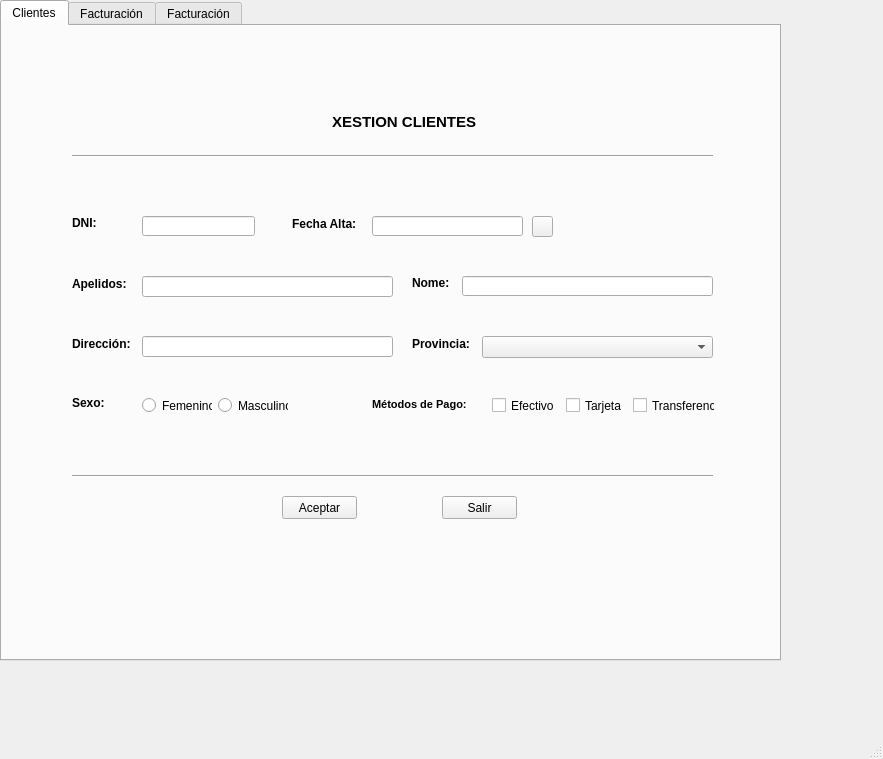
<?xml version="1.0" encoding="UTF-8"?>
<ui version="4.0">
 <class>MainWindow</class>
 <widget class="QMainWindow" name="MainWindow">
  <property name="geometry">
   <rect>
    <x>0</x>
    <y>0</y>
    <width>883</width>
    <height>759</height>
   </rect>
  </property>
  <property name="windowTitle">
   <string>MainWindow</string>
  </property>
  <widget class="QWidget" name="centralwidget">
   <widget class="QTabWidget" name="tabWidget">
    <property name="geometry">
     <rect>
      <x>0</x>
      <y>0</y>
      <width>781</width>
      <height>661</height>
     </rect>
    </property>
    <property name="currentIndex">
     <number>0</number>
    </property>
    <widget class="QWidget" name="tab">
     <attribute name="title">
      <string>Clientes</string>
     </attribute>
     <widget class="QLabel" name="lblApelido">
      <property name="geometry">
       <rect>
        <x>70</x>
        <y>250</y>
        <width>61</width>
        <height>16</height>
       </rect>
      </property>
      <property name="font">
       <font>
        <pointsize>9</pointsize>
        <weight>75</weight>
        <bold>true</bold>
       </font>
      </property>
      <property name="text">
       <string>Apelidos:</string>
      </property>
     </widget>
     <widget class="QLabel" name="label_2">
      <property name="geometry">
       <rect>
        <x>410</x>
        <y>310</y>
        <width>71</width>
        <height>16</height>
       </rect>
      </property>
      <property name="font">
       <font>
        <pointsize>9</pointsize>
        <weight>75</weight>
        <bold>true</bold>
       </font>
      </property>
      <property name="text">
       <string>Provincia:</string>
      </property>
     </widget>
     <widget class="QWidget" name="layoutWidget">
      <property name="geometry">
       <rect>
        <x>140</x>
        <y>370</y>
        <width>146</width>
        <height>19</height>
       </rect>
      </property>
      <layout class="QHBoxLayout" name="horlaySex">
       <item>
        <widget class="QRadioButton" name="rbtFemenino">
         <property name="text">
          <string>Femenino</string>
         </property>
        </widget>
       </item>
       <item>
        <widget class="QRadioButton" name="rbtMasculino">
         <property name="text">
          <string>Masculino</string>
         </property>
        </widget>
       </item>
      </layout>
     </widget>
     <widget class="QLabel" name="lblCalendar">
      <property name="geometry">
       <rect>
        <x>290</x>
        <y>190</y>
        <width>81</width>
        <height>16</height>
       </rect>
      </property>
      <property name="font">
       <font>
        <pointsize>9</pointsize>
        <weight>75</weight>
        <bold>true</bold>
       </font>
      </property>
      <property name="text">
       <string>Fecha Alta:</string>
      </property>
     </widget>
     <widget class="Line" name="line_2">
      <property name="geometry">
       <rect>
        <x>70</x>
        <y>120</y>
        <width>641</width>
        <height>20</height>
       </rect>
      </property>
      <property name="orientation">
       <enum>Qt::Horizontal</enum>
      </property>
     </widget>
     <widget class="QPushButton" name="btnCalendar">
      <property name="geometry">
       <rect>
        <x>530</x>
        <y>190</y>
        <width>21</width>
        <height>21</height>
       </rect>
      </property>
      <property name="text">
       <string/>
      </property>
      <property name="icon">
       <iconset>
        <normaloff>calendario.png</normaloff>calendario.png</iconset>
      </property>
     </widget>
     <widget class="QPushButton" name="btnAceptar">
      <property name="geometry">
       <rect>
        <x>280</x>
        <y>470</y>
        <width>75</width>
        <height>23</height>
       </rect>
      </property>
      <property name="text">
       <string>Aceptar</string>
      </property>
     </widget>
     <widget class="QLabel" name="lblVal">
      <property name="geometry">
       <rect>
        <x>260</x>
        <y>190</y>
        <width>61</width>
        <height>21</height>
       </rect>
      </property>
      <property name="font">
       <font>
        <family>Forte</family>
        <pointsize>14</pointsize>
       </font>
      </property>
      <property name="text">
       <string/>
      </property>
     </widget>
     <widget class="QLineEdit" name="lineDNI">
      <property name="geometry">
       <rect>
        <x>140</x>
        <y>190</y>
        <width>113</width>
        <height>20</height>
       </rect>
      </property>
     </widget>
     <widget class="QLineEdit" name="lineCalendar">
      <property name="geometry">
       <rect>
        <x>370</x>
        <y>190</y>
        <width>151</width>
        <height>20</height>
       </rect>
      </property>
     </widget>
     <widget class="QWidget" name="layoutWidget_2">
      <property name="geometry">
       <rect>
        <x>490</x>
        <y>370</y>
        <width>223</width>
        <height>19</height>
       </rect>
      </property>
      <layout class="QHBoxLayout" name="horlayPago">
       <item>
        <widget class="QCheckBox" name="cbEfectivo">
         <property name="text">
          <string>Efectivo</string>
         </property>
        </widget>
       </item>
       <item>
        <widget class="QCheckBox" name="cbTarjeta">
         <property name="text">
          <string>Tarjeta</string>
         </property>
        </widget>
       </item>
       <item>
        <widget class="QCheckBox" name="cbTransferencia">
         <property name="text">
          <string>Transferencia</string>
         </property>
        </widget>
       </item>
      </layout>
     </widget>
     <widget class="QLabel" name="label_4">
      <property name="geometry">
       <rect>
        <x>330</x>
        <y>80</y>
        <width>151</width>
        <height>31</height>
       </rect>
      </property>
      <property name="font">
       <font>
        <pointsize>11</pointsize>
        <weight>75</weight>
        <bold>true</bold>
       </font>
      </property>
      <property name="text">
       <string>XESTION CLIENTES</string>
      </property>
     </widget>
     <widget class="QLineEdit" name="lineApelidos_2">
      <property name="geometry">
       <rect>
        <x>140</x>
        <y>310</y>
        <width>251</width>
        <height>21</height>
       </rect>
      </property>
     </widget>
     <widget class="QLineEdit" name="lineApelidos">
      <property name="geometry">
       <rect>
        <x>140</x>
        <y>250</y>
        <width>251</width>
        <height>21</height>
       </rect>
      </property>
     </widget>
     <widget class="QLabel" name="lblNome">
      <property name="enabled">
       <bool>true</bool>
      </property>
      <property name="geometry">
       <rect>
        <x>410</x>
        <y>250</y>
        <width>47</width>
        <height>13</height>
       </rect>
      </property>
      <property name="font">
       <font>
        <pointsize>9</pointsize>
        <weight>75</weight>
        <bold>true</bold>
       </font>
      </property>
      <property name="text">
       <string>Nome:</string>
      </property>
     </widget>
     <widget class="QLineEdit" name="lineNome">
      <property name="geometry">
       <rect>
        <x>460</x>
        <y>250</y>
        <width>251</width>
        <height>20</height>
       </rect>
      </property>
     </widget>
     <widget class="QLabel" name="label">
      <property name="geometry">
       <rect>
        <x>70</x>
        <y>310</y>
        <width>71</width>
        <height>16</height>
       </rect>
      </property>
      <property name="font">
       <font>
        <pointsize>9</pointsize>
        <weight>75</weight>
        <bold>true</bold>
       </font>
      </property>
      <property name="text">
       <string>Dirección:</string>
      </property>
     </widget>
     <widget class="QPushButton" name="btnSalir">
      <property name="geometry">
       <rect>
        <x>440</x>
        <y>470</y>
        <width>75</width>
        <height>23</height>
       </rect>
      </property>
      <property name="text">
       <string>Salir</string>
      </property>
     </widget>
     <widget class="QComboBox" name="cmbProv">
      <property name="geometry">
       <rect>
        <x>480</x>
        <y>310</y>
        <width>231</width>
        <height>22</height>
       </rect>
      </property>
     </widget>
     <widget class="QLabel" name="lblSexo">
      <property name="geometry">
       <rect>
        <x>70</x>
        <y>370</y>
        <width>47</width>
        <height>13</height>
       </rect>
      </property>
      <property name="font">
       <font>
        <pointsize>9</pointsize>
        <weight>75</weight>
        <bold>true</bold>
       </font>
      </property>
      <property name="text">
       <string>Sexo:</string>
      </property>
     </widget>
     <widget class="QLabel" name="lblPago">
      <property name="geometry">
       <rect>
        <x>370</x>
        <y>370</y>
        <width>111</width>
        <height>16</height>
       </rect>
      </property>
      <property name="font">
       <font>
        <pointsize>8</pointsize>
        <weight>75</weight>
        <bold>true</bold>
       </font>
      </property>
      <property name="mouseTracking">
       <bool>false</bool>
      </property>
      <property name="tabletTracking">
       <bool>false</bool>
      </property>
      <property name="text">
       <string>Métodos de Pago:</string>
      </property>
     </widget>
     <widget class="QLabel" name="lblDNI">
      <property name="geometry">
       <rect>
        <x>70</x>
        <y>190</y>
        <width>47</width>
        <height>13</height>
       </rect>
      </property>
      <property name="font">
       <font>
        <pointsize>9</pointsize>
        <weight>75</weight>
        <bold>true</bold>
       </font>
      </property>
      <property name="text">
       <string>DNI:</string>
      </property>
     </widget>
     <widget class="Line" name="line">
      <property name="geometry">
       <rect>
        <x>70</x>
        <y>440</y>
        <width>641</width>
        <height>20</height>
       </rect>
      </property>
      <property name="orientation">
       <enum>Qt::Horizontal</enum>
      </property>
     </widget>
    </widget>
    <widget class="QWidget" name="tab_2">
     <attribute name="title">
      <string>Facturación</string>
     </attribute>
    </widget>
    <widget class="QWidget" name="tab_3">
     <attribute name="title">
      <string>Facturación</string>
     </attribute>
    </widget>
   </widget>
  </widget>
  <widget class="QMenuBar" name="menubar">
   <property name="geometry">
    <rect>
     <x>0</x>
     <y>0</y>
     <width>883</width>
     <height>21</height>
    </rect>
   </property>
  </widget>
  <widget class="QStatusBar" name="statusbar"/>
  <action name="actionSalir">
   <property name="checkable">
    <bool>true</bool>
   </property>
   <property name="text">
    <string>Salir</string>
   </property>
   <property name="toolTip">
    <string>Archivo</string>
   </property>
   <property name="shortcut">
    <string>Ctrl+S</string>
   </property>
  </action>
 </widget>
 <resources/>
 <connections/>
</ui>
